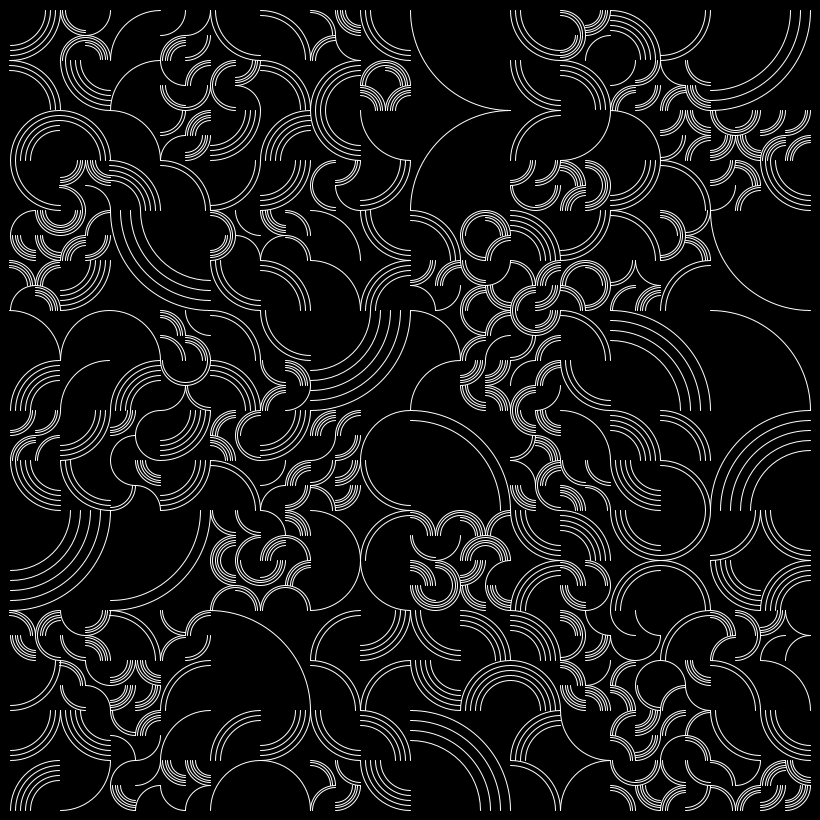
Frame 1 (no input)
Frame 60 (the mouse pressed at the canvas centre just before this capture): identical to frame 1, image omitted
Frame 120 (the mouse held since frame 60 and released just before this capture): identical to frame 1, image omitted

The Processing sketch that drew this single still picture (run headless with seeded random() and noise(); from frame 60 on, the mouse is pressed at the canvas centre):

// Processing sketch: Sketch_27
// ── Sketch_27.pde
ArrayList<GridPoint> points = new ArrayList<GridPoint>();
float tileWidth = 100, tileHeight = 100;

void setup()
{
    size(820,820);

    for (float x = 0; x < (width - 20); x += tileWidth) 
    {
        for (float y = 0; y < (height - 20); y += tileHeight) 
        {
            points.add(new GridPoint(x, y, tileWidth, tileHeight));
        }
    }
    
    randomlySubdivideGridPoints();
    randomlySubdivideGridPoints();
}

void randomlySubdivideGridPoints () 
{
    ArrayList<GridPoint> newPoints = new ArrayList<GridPoint>();
    
    for (GridPoint p : points)
    {
        if (random(1) > 0.5) 
        {
            p.Subdivide(newPoints);
        } 
        else 
        {
            newPoints.add(p);
        }
    }
    
    points = newPoints;
}

void draw()
{    
    background(0);
    translate(10, 10);

    for (GridPoint point : points)
    {
        point.Draw();
    }

    save("frame.png");
}

class GridPoint 
{
    float x, y, tileWidth, tileHeight;
    ArrayList<GridPoint> points = new ArrayList<GridPoint>();
    int randInt = (int) random(4);
    int randDepth = (int) random(1,6);
    int randFill = (int) random(2);

    GridPoint(float _x, float _y, float _tw, float _th)
    {
        x = _x;
        y = _y; 
        tileWidth = _tw; 
        tileHeight = _th;
    }

    void Draw()
    {
        stroke(255);
        strokeWeight(1);
        noFill();

        for (int i = 0; i < randDepth; ++i) 
        {
            switch (randInt)
            {
                case 0:
                    arc(x, y, tileWidth*2 - (i * (tileWidth/5)), tileHeight*2 - (i * (tileHeight/5)), 0, HALF_PI);
                break;

                case 1:
                    arc(x + tileWidth, y, tileWidth*2 - (i * (tileWidth/5)), tileHeight*2 - (i * (tileHeight/5)), HALF_PI, PI);
                break;

                case 2:
                    arc(x + tileWidth, y + tileHeight, tileWidth*2 - (i * (tileWidth/5)), tileHeight*2 - (i * (tileHeight/5)), PI, PI+HALF_PI);
                break;

                case 3:
                    arc(x, y + tileHeight, tileWidth*2 - (i * (tileWidth/5)), tileHeight*2 - (i * (tileHeight/5)), PI+HALF_PI, TWO_PI);
                break;
            }
        }
    }

    void Subdivide(ArrayList<GridPoint> pointsBefore)
    {
        points = pointsBefore;

        for (float w = 0; w <= 1; w++) 
        {
            for (float h = 0; h <=1; h++) 
            {
                points.add(new GridPoint(x + ((tileWidth/2) * w), y + ((tileHeight/2) * h), tileWidth/2, tileHeight/2));
            }
        }
    }
}
